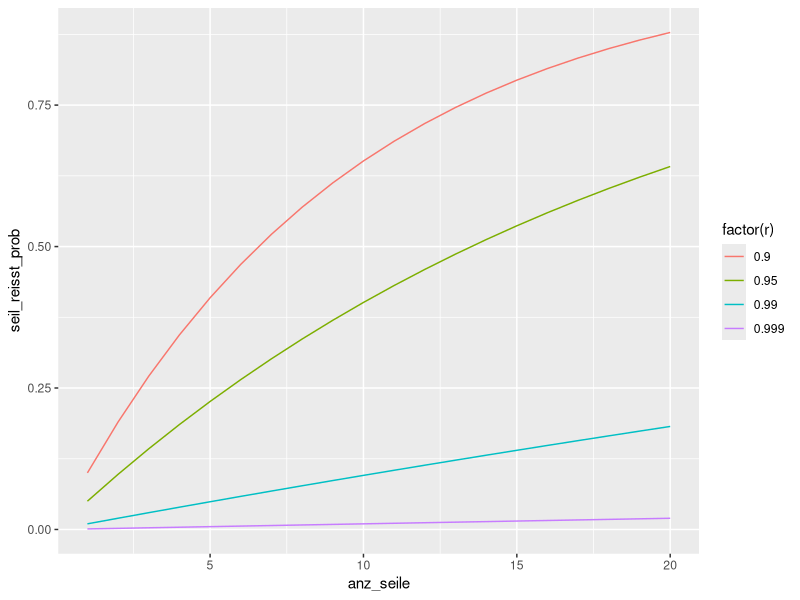

Source code (R):
## ---- chunk 1
knitr::opts_chunk$set(fig.pos = 'H',
                      fig.asp = 0.618,
                      fig.width = 4,
                      fig.cap = "", 
                      fig.path = "",
                      echo = TRUE,
                      message = FALSE,
                      fig.show = "hold")

library(tidyverse)
## ---- chunk 2
r <- .99
R10 <- r^10  %>% round(2)
## ---- chunk 3
R10
## ---- chunk 4
anz_seile <- 1:20  # von 1 bis max 20 Seile
r <- c(.9, .95, .99, .999)  # verschiedene Seil-Sicherheiten
## ---- chunk 5
d <- 
  expand_grid(anz_seile, r)

head(d)
## ---- chunk 6
d <-
  d %>% 
  mutate(R = r^anz_seile,
         seil_reisst_prob = 1 - R)
## ---- chunk 7
d %>% 
  ggplot(aes(x = anz_seile,
             y = seil_reisst_prob,
             color = factor(r))) +
  geom_line()
